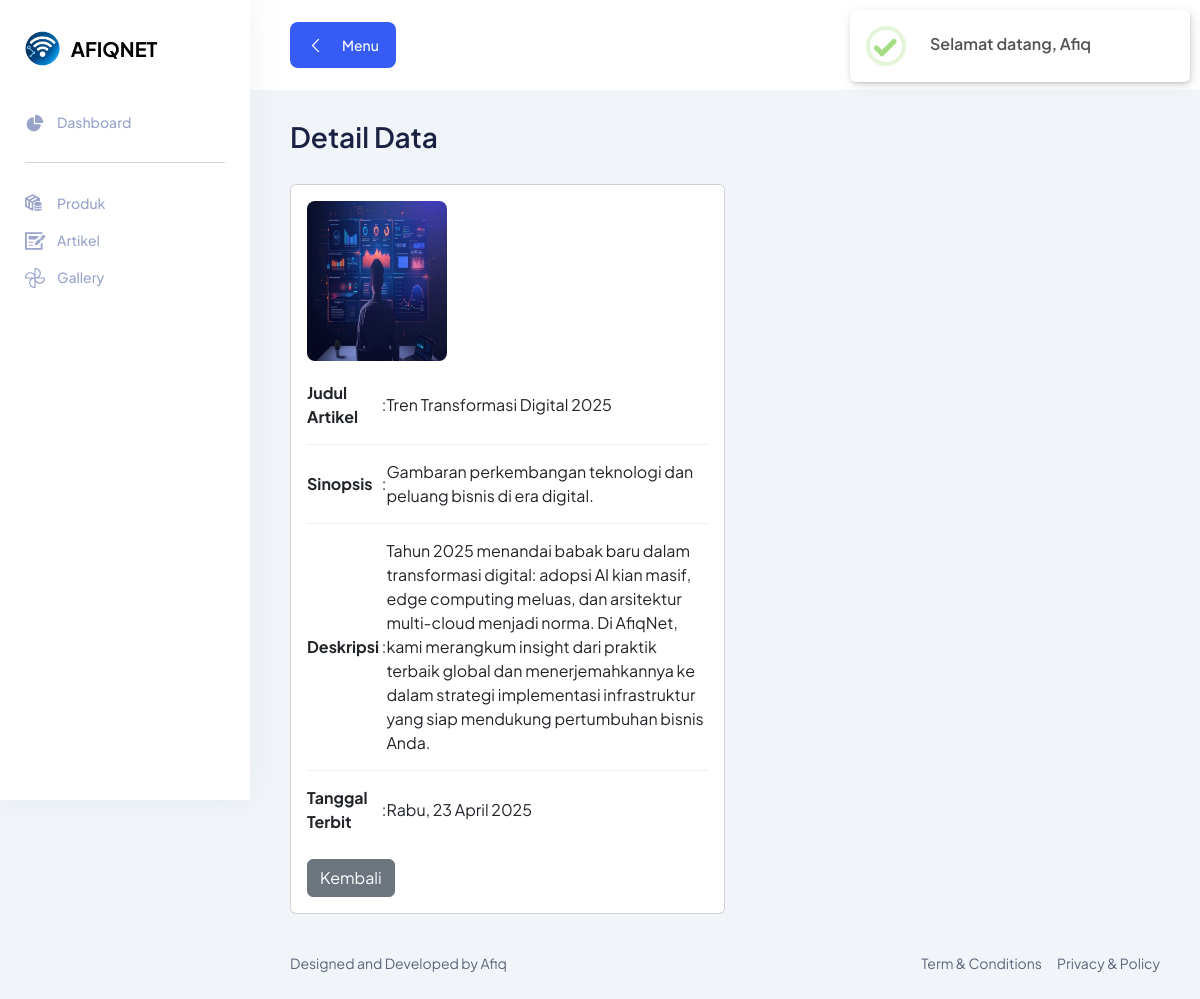
/backend/index.php?page=artikel_detail&id_detail=9 (signed in), run on the app's committed database.
### tables this page shows
CREATE TABLE `artikel` (
  `id` int NOT NULL,
  `judul` varchar(50) NOT NULL,
  `sinopsis` varchar(80) NOT NULL,
  `deskripsi` text NOT NULL,
  `foto` varchar(30) NOT NULL,
  `tanggal_terbit` varchar(50) NOT NULL
);

### backend/artikel_detail.php (the view)
<?php
$id = $_GET['id_detail'];
$query = mysqli_query($konek, "SELECT * FROM artikel WHERE id = '$id'");
$br = mysqli_fetch_assoc($query);
?>
<section class="section">
    <div class="container-fluid">
        <div class="title-wrapper pt-30">
            <div class="row align-items-center">
                <div class="col-md-6">
                    <div class="title">
                        <h2>Detail Data</h2>
                    </div>
                </div>
            </div>
        </div>
        <div class="card col-md-6">
            <div class="card-body">
                <img src="img/artikel/<?= $br['foto']; ?>" width="140" height="160" class="rounded-3" alt="Gambar Artikel">
                <table class="table">
                    <tr>
                        <th>Judul Artikel</th>
                        <td>:</td>
                        <td><?= $br['judul'] ?></td>
                    </tr>
                    <tr>
                        <th>Sinopsis</th>
                        <td>:</td>
                        <td><?= $br['sinopsis'] ?></td>
                    </tr>
                    <tr>
                        <th>Deskripsi</th>
                        <td>:</td>
                        <td><?= $br['deskripsi'] ?></td>
                    </tr>
                    <tr>
                        <th>Tanggal Terbit</th>
                        <td>:</td>
                        <td><?= $br['tanggal_terbit'] ?></td>
                    </tr>
                </table>
                <a href="?page=artikel" class="btn btn-secondary mt-2">Kembali</a>
            </div>
        </div>
    </div>
</section>

### backend/assets/css/fullcalendar.css (style rules this page uses)
:root { --fc-daygrid-event-dot-width:8px;--fc-list-event-dot-width:10px;--fc-list-event-hover-bg-color:#f5f5f5 }

### backend/assets/css/dataTables.css (style rules this page uses)
:root { --dt-row-selected: 13, 110, 253; --dt-row-selected-text: 255, 255, 255; --dt-row-selected-link: 9, 10, 11; --dt-row-stripe: 0, 0, 0; --dt-row-hover: 0, 0, 0; --dt-column-ordering: 0, 0, 0; --dt-html-background: white; }
:root { --dt-row-hover-alpha: 0.035; --dt-row-stripe-alpha: 0.023; --dt-column-ordering-alpha: 0.019; --dt-row-selected-stripe-alpha: 0.923; --dt-row-selected-column-ordering-alpha: 0.919; }

### data on the page
artikel: foto (picture), judul "Tren Transformasi Digital 2025", sinopsis "Gambaran perkembangan teknologi dan peluang bisnis di era digital.", deskripsi "Tahun 2025 menandai babak baru dalam transformasi digital: adopsi AI kian masif, edge computing meluas, dan arsitektur multi-cloud menjadi norma. Di AfiqNet, kami merangkum insight dari praktik terbaik global dan menerjemahkannya ke dalam strategi implementasi infrastruktur yang siap mendukung pertumbuhan bisnis Anda.", tanggal_terbit "Rabu, 23 April 2025"
